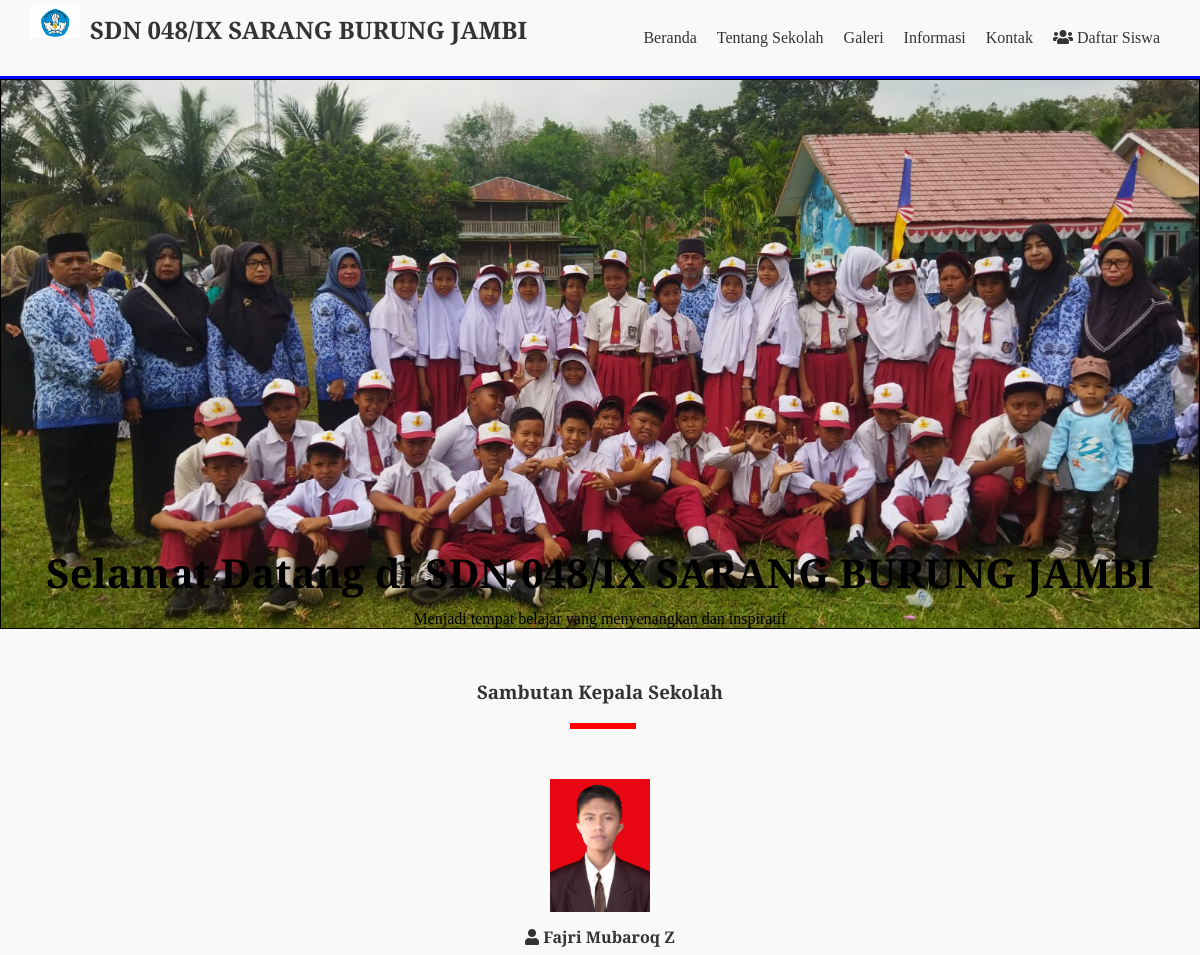
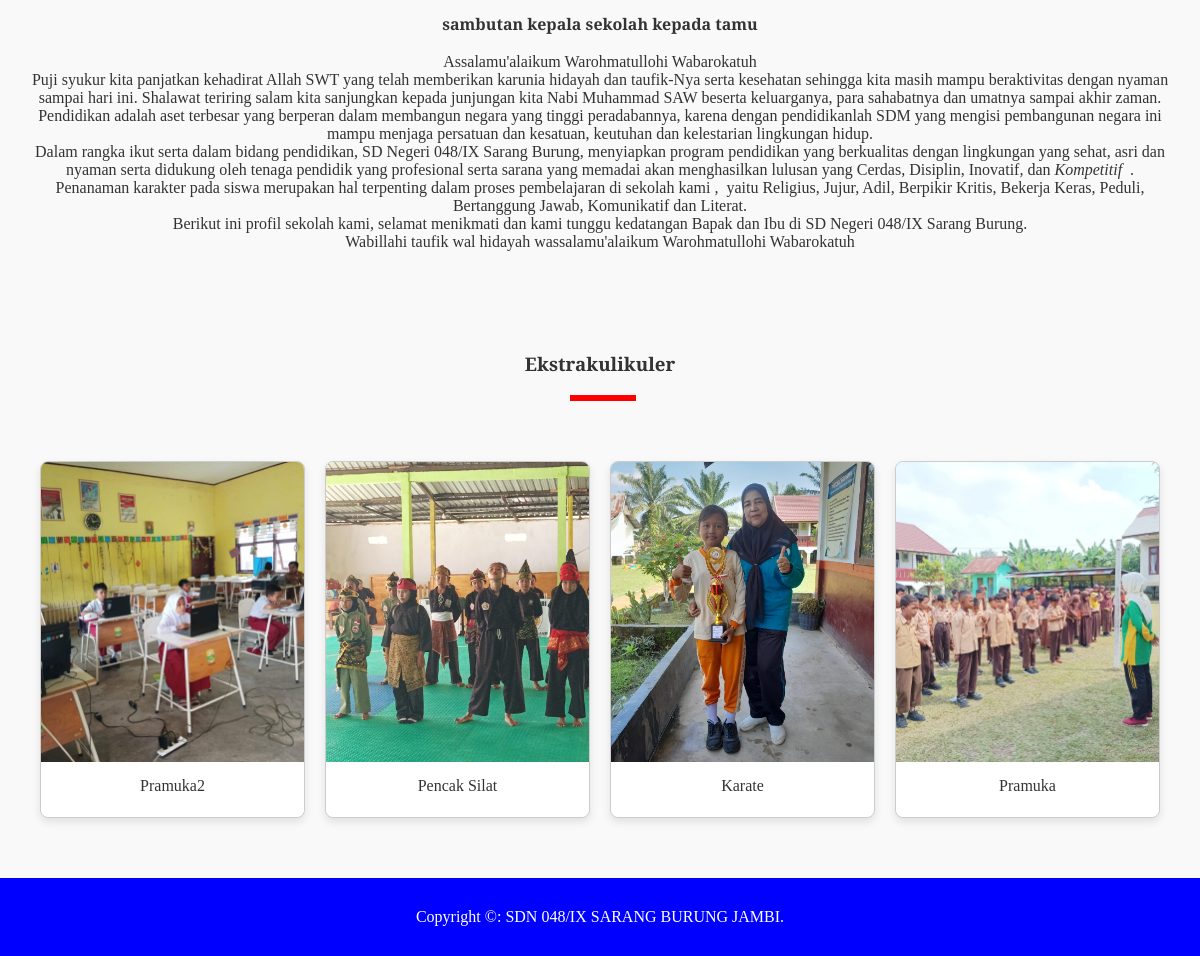
The page / on the database its author committed (2 pictures, top to bottom).
### tables this page shows
CREATE TABLE `pengaturan` (
  `id` int(11) NOT NULL,
  `nama` varchar(50) NOT NULL,
  `email` varchar(50) NOT NULL,
  `telepon` varchar(20) NOT NULL,
  `alamat` text NOT NULL,
  `logo` varchar(50) NOT NULL,
  `favicon` varchar(50) NOT NULL,
  `tentang_sekolah` text NOT NULL,
  `foto_sekolah` varchar(50) NOT NULL,
  `google_maps` text NOT NULL,
  `nama_kepsek` varchar(50) NOT NULL,
  `foto_kepsek` varchar(50) NOT NULL,
  `sambutan_kepsek` text NOT NULL,
  `created_at` timestamp NOT NULL DEFAULT current_timestamp(),
  `updated_at` datetime DEFAULT NULL
);

CREATE TABLE `ekstrakulikuler` (
  `id` int(11) NOT NULL,
  `nama` varchar(100) NOT NULL,
  `keterangan` text NOT NULL,
  `gambar` varchar(50) NOT NULL
);

### index.php (the view, shortened to what this page needs)
<?php include 'header.php'; ?>
<div class="banner" style="background-image: url('uploads/identitas/<?= $d->foto_sekolah ?>');">
    <div class="container">
        <h3>Selamat Datang di <?= $d->nama ?></h3>
        <p>Menjadi tempat belajar yang menyenangkan dan inspiratif</p>
    </div>
</div>
<div class="section">
    <div class="container text-center">
        <h3 class="section-title">Sambutan Kepala Sekolah</h3>
        <img src="uploads/identitas/<?= $d->foto_kepsek ?>" width="100px" alt="<?= $d->nama_kepsek ?>">
        <h4><i class="fas fa-user"></i> <?= $d->nama_kepsek ?></h4>
        <p><?= $d->sambutan_kepsek ?></p>
    </div>
</div>
<div class="section" id="ekstrakulikuler">
    <div class="container text-center">
        <h3 class="section-title">Ekstrakulikuler</h3>
        <?php
        $ekstrakulikuler = mysqli_query($conn, "SELECT * FROM ekstrakulikuler ORDER BY id DESC");
        if (mysqli_num_rows($ekstrakulikuler) > 0) {
            while ($j = mysqli_fetch_array($ekstrakulikuler)) {
        ?>
                <div class="col-4">
                    <a href="detail-ekstrakulikuler.php?id=<?= $j['id'] ?>" class="thumbnail-link">
                        <div class="thumbnail-box">
                            <div class="thumbnail-img" style="background-image: url('uploads/ekstrakulikuler/<?= $j['gambar'] ?>');"></div>
                            <div class="thumbnail-text"><?= $j['nama'] ?></div>
                        </div>
                    </a>
                </div>
        <?php
            }
        } else {
        ?>
            Tidak ada data
        <?php
        }
        ?>
    </div>
</div>
<?php include 'footer.php'; ?>

### header.php (shortened to what this page needs)
<?php
	include 'koneksi.php';
	$identitas = mysqli_query($conn, "SELECT * FROM pengaturan ORDER BY id DESC LIMIT 1");
	$d = mysqli_fetch_object($identitas);
 ?>
<!DOCTYPE html>
<html>
<head>
	<link rel="stylesheet" type="text/css" href="assets/css/style.css">
	<link rel="stylesheet" href="https://cdnjs.cloudflare.com/ajax/libs/font-awesome/5.15.3/css/all.min.css" />
</head>
<body>
	<div class="header">
		<div class="container">
			<div class="header-logo">
				<img src="uploads/identitas/<?= $d->logo ?>" width="50px">
				<h2><a href="index.php"><?= $d->nama ?></a></h2>
			</div>
			<ul class="header-menu">
				<li><a href="index.php">Beranda</a></li>
				<li><a href="tentang-sekolah.php">Tentang Sekolah</a></li>
				<li><a href="galeri.php">Galeri</a></li>
				<li><a href="informasi.php">Informasi</a></li>
				<li><a href="kontak.php">Kontak</a></li>
				<li><a href="login.php"><i class="fas fa-users"></i> Daftar Siswa</a></li>
			</ul>
		</div>
	</div>

### footer.php
	<footer>
		<div class="container text-center">
			Copyright &copy: <?= $d->nama ?>.
		</div>
	</footer>
</body>
</html>

### assets/css/style.css (style rules this page uses)
* { margin: 0; padding: 0; font-family: 'Playfair Display', serif; box-sizing: border-box; }
a { text-decoration: 0; }
.container { width: 1140px; margin: 0 auto; }
.container::after { content: ""; display: block; clear: both; }
.text-center { text-align: center !important; }
.header { border-bottom: 3px solid #0000FF; }
.header a { color: #333; }
.header-logo { float: left; line-height: 50px; padding: 5PX 0; }
.header-logo img { float: left; margin-right: 10px; }
.header-logo h2 { float: left; }
.header-menu { float: right; }
.header-menu li { float: left; list-style: none; padding: 29px 10px; }
.banner { border: 1px solid; height: 85vh; background-repeat: no-repeat; background-size: cover; position: relative; }
.section { padding: 100px 0; }
.section h3 { padding-bottom: 25px; margin-bottom: 50px; position: relative; }
.section h3::after { content: ""; display: block; width: 60px; border: 3px solid red; position: absolute; bottom: 0; left: calc(50% - 30px); }
.section img { margin-bottom: 10px; }
.section h4 { margin-bottom: 20px; }
.col-4 { min-height: 200px; width: 25%; float: left; padding: 10px; }
.thumbnail-box { border: 1px solid #ccc; width: 100%; min-height: 200px; background-color: #fff; }
.thumbnail-img { height: 150px; background-repeat: no-repeat; background-size: cover; }
.thumbnail-text { height: 55px; padding: 5px; }
.thumbnail-link { color: #333; }
footer { padding: 30px; background-color: #0000FF; color: #ffff; }

### index.php (style rules this page uses)
body { font-family: 'Arial', sans-serif; margin: 0; padding: 0; background-color: #f9f9f9; color: #333; }
.container { max-width: 1200px; margin: 0 auto; }
.banner { height: 550px; background-size: cover; background-position: center; position: relative; color: #000000; display: flex; align-items: flex-end; justify-content: center; text-align: center; }
.banner h3 { font-size: 2.5em; margin-bottom: 10px; }
.section { padding: 50px 0; }
.section-title { margin-bottom: 30px; }
.thumbnail-link { text-decoration: none; color: #333; }
.thumbnail-box { position: relative; overflow: hidden; border-radius: 8px; box-shadow: 0 4px 8px rgba(0, 0, 0, 0.1); transition: transform 0.3s ease-in-out; }
.thumbnail-img { height: 300px; background-size: cover; background-position: center; }
.thumbnail-text { padding: 15px; text-align: center; background-color: rgba(255, 255, 255, 0.9); border-radius: 0 0 8px 8px; }

### rows shown on the page
pengaturan: logo (picture), nama "SDN 048/IX SARANG BURUNG JAMBI", foto_sekolah (picture), foto_kepsek (picture), nama_kepsek "Fajri Mubaroq Z", sambutan_kepsek "sambutan kepala sekolah kepada tamu Assalamu'alaikum Warohmatullohi Wabarokatuh Puji syukur kita panjatkan kehadirat Allah SWT yang telah memberikan karunia hidayah dan taufik-Nya serta kesehatan sehingga kita masih mampu beraktivitas dengan nyaman sampai hari ini. Shalawat teriring salam kita sanjungkan kepada junjungan kita Nabi Muhammad SAW beserta keluarganya, para sahabatnya dan umatnya sampai akhir zaman. Pendidikan adalah aset terbesar yang berperan dalam membangun negara yang tinggi peradabannya, karena dengan pendidikanlah SDM yang mengisi pembangunan negara ini mampu menjaga persatuan dan kesatuan, keutuhan dan kelestarian lingkungan hidup. Dalam rangka ikut serta dalam bidang…"
ekstrakulikuler: gambar (picture), nama "Pramuka2"
ekstrakulikuler: gambar (picture), nama "Pencak Silat"
ekstrakulikuler: gambar (picture), nama "Karate"
ekstrakulikuler: gambar (picture), nama "Pramuka"
